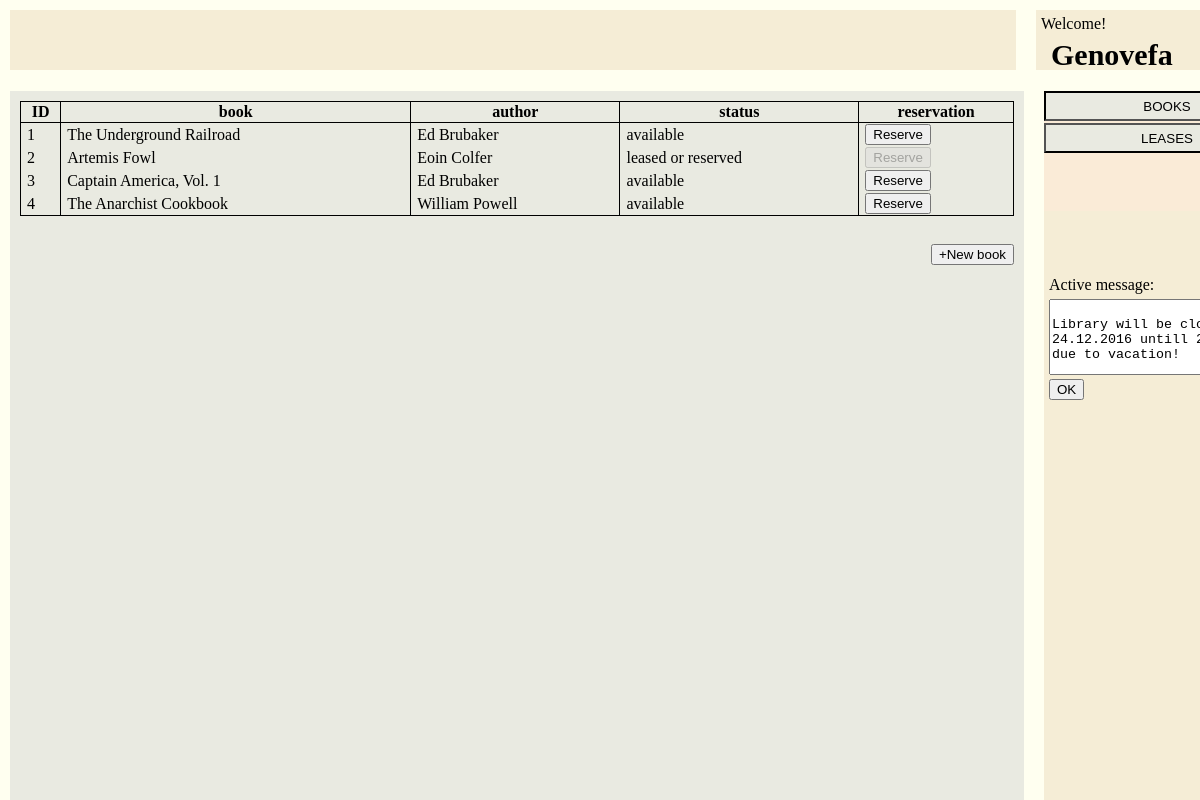
The app's page /library/books/ (signed in) with its own data.
### library/models.py (models this page shows, shortened)
class Book(models.Model):
	title = models.CharField(max_length=100, null=False)
	added_date = models.DateTimeField(default=datetime.now())
	author = models.ForeignKey(Author,on_delete=models.SET_NULL,null=True)
	genre = models.CharField(max_length=10,null=True)
	available = models.BooleanField(default=True)

class Author(models.Model):
	firstName=models.CharField(max_length=100, null=False)
	lastName=models.CharField(max_length=100, null=False)

### library/views.py (the view)
# urls.py: url(r'books/$', views.books, name='books'),
@login_required(login_url='/library/')
def books(request):
	user = request.user
	if request.method=='GET':
		template=loader.get_template('books.html')
		books_list = Book.objects.all()
		if user.groups.filter(name='Librarian').exists():
			role='Librarian'
		elif user.groups.filter(name='User').exists():
			role='User'
		else:
			logger.error("Unknown user role.")
		context = {
			"role": role,
			"books_list": books_list
		}
		return HttpResponse(template.render(context, request))

### library/templates/books.html (shortened to what this page needs)
{% load static %}
<!DOCTYPE html>
<html>
<head>
	<link rel="stylesheet" type="text/css" href="{% static 'library/styles.css' %}">
</head>
<body>
<div id="div-top">
	<div class="fifthL" id="message-board-div">
	</div>
	<div class="fifthR" id="user-info-div">
		<div id="user-info">
			Welcome!<br>
			<h3>Genovefa</h3>
		</div>
	</div>
</div>
<div id="div-bottom">
	<div class="fifthL" id="content">
		<table>
			<tr>
				<th>ID</th>
				<th>book</th>
				<th>author</th>
				<th>status</th>
				{% if role == 'Librarian' %}
					<th>active?</th>
				{% elif role == 'User' %}
					<th>reservation</th>
				{% endif %}
			</tr>
			{% if books_list %}
				{% for book in books_list %}
					<tr>
						<td>{{book.id}}</td>
						<td>{{book.title}}</td>
						<td>{{book.author.firstName}} {{book.author.lastName}}</td>
						<td>{% if book.available %} available {% else %} leased or reserved {% endif %}</td>
						{% if role == 'Librarian' %}
							<td><input id="cb2" type="checkbox" checked="checked"></td>
						{% elif role == 'User' %}
							<td>
								<form id="reserveForm{{book.id}}" action="reserve/{{book.id}}/" method="post">
									<input id="reserveButton{{book.id}}" type="submit" value="Reserve" {% if not book.available %}disabled{% endif %}/>
								</form>
							</td>
						{% endif %}
					</tr>
				{% endfor %}
			{% endif %}
		</table>
        <br>
		<a onclick="return popitup('/library/books/add')">
        	<button class="tableButton" id="newBookButton">+New book</button>
		</a>
	</div>
	<div class="fifthR" id="sidebar">
		<div id="menu">
			<a href="../books">
				<button class="active" id="booksButton">BOOKS</button>
			</a>
			<a href="../leases">
				<button id="leasesButton">LEASES</button>
			</a>
		</div>
		<div id="side-boxes">
			<div id="active-message-div">
				Active message:<br>
				<textarea id="active-message">
							Library will be closed from 24.12.2016 untill 2.1.2017 due to vacation!
						</textarea>
				<button id="confirmActiveMessage">OK</button>
			</div>
		</div>
	</div>
</div>
</body>
</html>

### library/static/library/styles.css (style rules this page uses)
body { background-color: ivory; }
#div-top { position: fixed; top: 0px; left: 0px; margin: 10px; width: calc(100% - 20px); height: 7%; min-height: 60px; min-width: 1270px; }
#div-bottom { position: fixed; bottom: 0px; left: 0px; margin-left: 10px; margin-right: 10px; margin-top: 10px; width: calc(100% - 20px - 10px); height: calc(100% - 7% - 30px - 10px); max-height: calc(100% - 40px - 15px); min-width: 1270px; min-height: 230px; padding: 5px; }
#message-board-div { background-color: #f5edd6; word-wrap: break-word; }
div.fifthL { position: absolute; left: 0px; margin-right: 5px; height: 100%; width: calc(80% - 10px); }
div.fifthR { position: absolute; right: 0px; margin-left: 5px; background-color: #f5edd6; height: 100%; width: calc(20% - 10px); }
#content { background-color: #e9eae1; }
#user-info { position: absolute; top: 0px; left: 0px; margin-right: 2px; min-width: 40px; height: calc(100% - 10px); padding: 5px; }
#menu { position: absolute; top: 0px; left: 0px; height: 15%; min-height: 120px; width: 100%; background-color: antiquewhite; }
#menu>a>button { width: 100%; height: 25%; min-height: 30px; margin-bottom: 2px; background-color: #e9eae1; }
#side-boxes { position: absolute; bottom: 0px; left: 0px; height: calc(85% - 50px); width: 100%; max-height: calc(100% - 130px - 50px); }
#side-boxes>div { position: absolute; width: calc(100% - 10px); padding: 5px; min-height: 40px; }
#active-message { margin-top: 5px; width: calc(100% - 5px); height: 100%; min-height: 70px; }
h3 { font-size: 30px; margin-top: 5px; margin-left: 10px; }
table { margin: 10px; width: calc(100% - 20px); border: 1px solid black; border-collapse: collapse; }
th { border: 1px solid black; border-collapse: collapse; }
td { border-left: 1px solid black; border-collapse: collapse; text-indent: 5px; }
.tableButton { position: absolute; right: 10px; }
button.active { border-style:inset; }

### records on screen
Book: id "1", title "The Underground Railroad", author.firstName "Ed", author.lastName "Brubaker", shows "available", available "Reserve"
Book: id "2", title "Artemis Fowl", author.firstName "Eoin", author.lastName "Colfer", shows "leased or reserved", available "Reserve"
Book: id "3", title "Captain America, Vol. 1", author.firstName "Ed", author.lastName "Brubaker", shows "available", available "Reserve"
Book: id "4", title "The Anarchist Cookbook", author.firstName "William", author.lastName "Powell", shows "available", available "Reserve"
